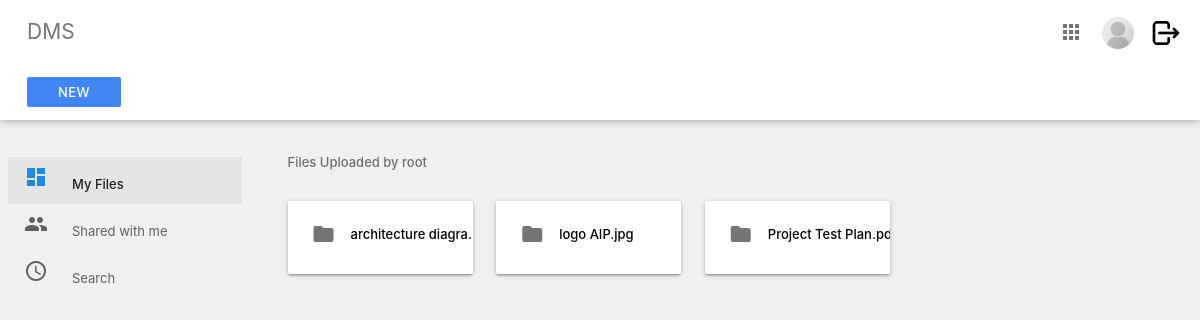
Page /index/ (signed in) on the earlier database version.
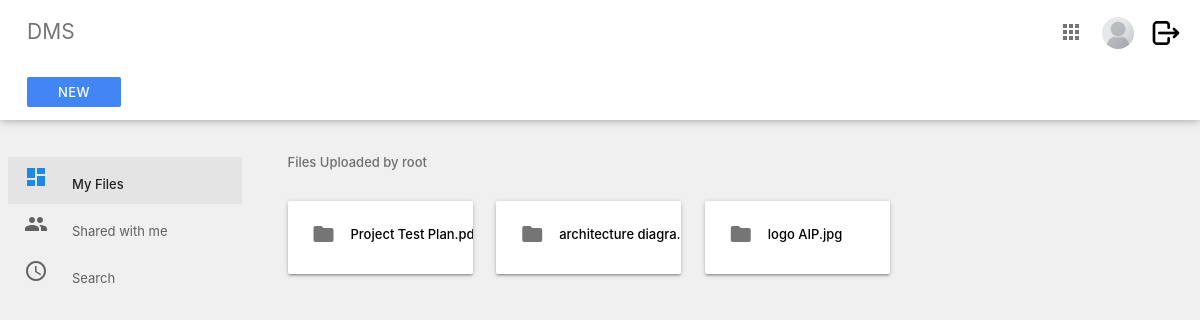
Same page on the later database version.
### Users/models.py (models this page shows, shortened)
class UserInfo(models.Model):
    groupchoices = models.TextChoices('groupchoices', 'management accounting sales tech restricted')
    user = models.OneToOneField(User,
                                on_delete=models.CASCADE,
                                null=True,
                                blank=True)
    name = models.CharField(max_length=200, null=True)
    email = models.EmailField(max_length=200,null=True)
    image = models.ImageField(null=True, upload_to='profile_pics/', blank=True)
    active = models.BooleanField(default=True)
    priv_level = models.IntegerField(default=3)
    group = models.CharField(max_length=100,
                             default='restricted',
                             choices=groupchoices.choices)
    remarks = models.CharField(max_length=200, null=True, blank=True)
    @property
    def imageURL(self):
        try:
            url = self.image.url
        except:
            url = '/media/placeholder.png'
        return url

### System/models.py (models this page shows, shortened)
class Version_control(models.Model):
    groupchoices = models.TextChoices('groupchoices', 'management all accounting sales tech')
    name = models.CharField(max_length=100)
    file = models.FileField(upload_to='files/version/')
    org_name = models.CharField(max_length=100, blank=True, null=True)
    extension = models.CharField(max_length=10, blank=True, null=True)
    version = models.IntegerField(default='2')
    prev_version = models.ForeignKey(Files, on_delete=models.SET_NULL, null=True, blank=True)
    pre_ver_control = models.ForeignKey('self', on_delete=models.SET_NULL, null=True, blank=True)
    group = models.CharField(max_length=100,
                             default='all',
                             choices=groupchoices.choices)
    uploaded_by = models.ForeignKey(User, on_delete=models.SET_NULL, null=True, blank=True)
    created_at = models.DateTimeField(auto_now_add=True)
    new_version = models.BooleanField(default=False)
    file_content = models.TextField(blank=True, null=True)
    @property
    def fileURL(self):
        try:
            url = self.file.url
        except:
            url = None
        return url

class Files(models.Model):
    groupchoices = models.TextChoices('groupchoices', 'management all accounting sales tech')
    name = models.CharField(max_length=100)
    org_name = models.CharField(max_length=100, blank=True, null=True)
    extension = models.CharField(max_length=10, blank=True, null=True)
    file = models.FileField(upload_to='files/')
    group = models.CharField(max_length=100,
                             default='all',
                             choices=groupchoices.choices)
    uploaded_by = models.ForeignKey(User, on_delete=models.SET_NULL, null=True, blank=True)
    version = models.IntegerField(default='1')
    active = models.BooleanField(default=True)
    created_at = models.DateTimeField(auto_now_add=True)
    new_version = models.BooleanField(default=False)
    file_content = models.TextField(blank=True, null=True)
    @property
    def fileURL(self):
        try:
            url = self.file.url
        except:
            url = None
        return url

### System/views.py (the view)
# urls.py: path('index/', include("System.urls")),
@login_required(login_url='login')
def index(request):
    if not check_user_status(request):
        messages.error(request, 'Your account is not active. Please contact admin to activate your account.')
        return redirect('logout')
    user = UserInfo.objects.get(user=request.user)
    files = Files.objects.filter(uploaded_by=request.user, new_version=False)
    new_ver = Version_control.objects.filter(uploaded_by=request.user, new_version=False)
    context = {'index':'index','user':user}
    if new_ver.count() > 0:
        context = {'data1': new_ver, 'index':'index', 'user':user}
    if files.count() > 0:
        context = {'data': files, 'index':'index', 'user':user}
    if new_ver.count() > 0 and files.count() > 0:
         context = {'data': files, 'data1':new_ver, 'index':'index', 'user':user}
    return render(request, 'dms/index.html', context)

### System/utils.py (called while the page is built)
def check_user_status(request):
    user = UserInfo.objects.get(user=request.user)
    if user.active == True:
        return True
    else:
        return False

### template/dms/index.html (shortened to what this page needs)
{% extends  'dms/section/main.html'%}
{% load static %}
{% block content %}
    <div class="main">
      <div class="container-fluid">
        <p class="subheader">Files Uploaded by {{request.user}} </p>
        {% if data %}
        {% for d in data %}
        <div class="card-panel folder">
          <a href="{% url 'view' pk=d.id type='file' %}">
            <i class=" material-icons left">folder</i>
          </a>
          <div class="tooltip"><a href="{{d.fileURL}}" style="text-decoration: none;color: black; overflow: hidden;" onMouseOver="this.style.color='blue'"
            onMouseOut="this.style.color='black'"><div class="short">{{d.org_name}}.{{d.extension}}</div>
           </a> <span class="tooltiptext">Version : {{d.version}}</span>
          </div>
        </div>
        {%endfor%}
        {%endif%}
        {% if data1 %}
        {% for d in data1 %}
        <div class="card-panel folder">
          <a href="{% url 'view' pk=d.prev_version.id type='version' %}" >
            <i class=" material-icons left">folder</i>
          </a>
          <div class="tooltip"><a href="{{d.fileURL}}" style="text-decoration: none;color: black; overflow: hidden;" onMouseOver="this.style.color='blue'"
            onMouseOut="this.style.color='black'"><div class="short">{{d.org_name}}.{{d.extension}}</div>
           </a> <span class="tooltiptext">Version : {{d.version}}</span>
          </div>
        </div>
        {%endfor%}
        {%endif%}
      </div>
    </div>
    {% endblock %}

### template/dms/section/main.html (shortened to what this page needs)
{% load static %}
<!DOCTYPE html>
<html lang="en">
  <head>
    <link
      rel="stylesheet"
      href="https://cdnjs.cloudflare.com/ajax/libs/materialize/1.0.0/css/materialize.min.css"
    />
    <link rel="stylesheet" href="{% static 'css/main.css' %}" />
  </head>
  <body>
    {% include 'dms/section/nav.html' %}
    {% block content %}
    {% endblock %}
  </body>
  {% include 'dms/section/footer.html' %}

### template/dms/section/nav.html (shortened to what this page needs)
{%load static%}
<div class="navbar-fixed">
    <nav class="nav-extended white">
      <div class="nav-wrapper white">
        <ul>
          <li>
            <a href="{% url 'index' %}" class="title grey-text text-darken-1"
              >DMS</a
            >
          </li>
        </ul>
        <ul class="right">
          {%if request.user.is_staff%}
          <li>
            <a href="{% url 'admin:index' %}"
              ><i class="material-icons grey-text text-darken-1">apps</i></a
            >
          </li>
          {%endif%}
          <li>
            <a href="{% url 'edit'%}"
              ><img src="{{ user.imageURL }}" alt="profile pic" class="circle" style="height: 32px;
              width: 32px;"
            /></a>
          </li>
          <li>
            <a href="{% url 'logout'%}"
              ><img src="{% static 'media/logout.png'%}" alt="profile pic" class="circle" style="height: 32px;
              width: 32px;"
            /></a>
          </li>
        </ul>
      </div>
      <div class="nav-wrapper nav-2">
        <ul>
          {% if user.group != "restricted" %}
          <li>
            <a
              href="{% url 'upload' %}"
              class="waves-effect waves-light btn btn-flat white-text"
              >New</a
            >
          </li>
          {% endif %}
        </ul>
      </div>
    </nav>
  </div>
  <ul class="side-nav fixed floating transparent z-depth-0">
    <li {% if index %}class="active" {%endif%}>
      <a href="{% url 'index' %}"
        ><i class="material-icons blue-text text-darken-1">dashboard</i>My
        Files{{active}}</a
      >
    </li>
    {% if user.group == "restricted" %}
    <li>
      <a><i class="material-icons">people</i>Shared with me</a>
    </li>
    <li>
      <a><i class="material-icons">access_time</i>Search</a>
    </li>
    {%else%}
    <li {% if shared %}class="active" {%endif%}>
      <a href="{% url 'shared' %}"><i class="material-icons">people</i>Shared with me</a>
    </li>
    <li {% if search %}class="active" {%endif%}>
      <a href="{%url 'search'%}"><i class="material-icons">access_time</i>Search</a>
    </li>
    {%endif%}
  </ul>

### template/dms/section/footer.html (shortened to what this page needs)
{% load static %}
</html>

### static/css/main.css (style rules this page uses)
body { background-color: #f0f0f0; font-size: 13px; }
.container-fluid { padding: 1rem 2.5rem; margin: auto; }
.main { position: absolute; width: calc(100% - 250px); top: 125px; margin-left: 250px; }
.subheader { color: rgba(0, 0, 0, 0.54); font-weight: 500; }
nav { box-shadow: 0 1px 8px rgba(0, 0, 0, 0.3); }
nav ul li { text-align: center; }
nav ul.right { padding-right: 12px; }
nav ul.right li { max-width: 48px; }
nav ul a { padding-right: 0 12px; }
nav ul a img { height: 32px; width: 32px; vertical-align: middle; margin-left: -5px; }
.nav-wrapper { padding-left: 12px; }
.nav-wrapper .title { font-size: 1.4rem; }
.nav-wrapper .btn-flat { background-color: #4285f4 !important; font-size: 13px; font-weight: 500; height: 30px; line-height: 30px; width: 94px; }
.nav-2, .nav-2 i { height: 56px !important; line-height: 56px !important; min-height: 56px !important; }
.side-nav.floating { width: 250px; padding: 85px 8px 0 !important; height: calc(100% - 130px); left: initial; right: initial; top: 125px; transform: initial; z-index: auto; margin: 0.5rem 0 1rem 0; border-radius: 2px; background: transparent; box-shadow: none; }
.side-nav .active { background-color: rgba(0, 0, 0, 0.05); }
.side-nav .active a { color: #212121; font-weight: 500; }
.side-nav li a, .side-nav li a i.material-icons { height: 40px; line-height: 40px; }
.side-nav li a i.material-icons { margin-right: 24px; }
.side-nav li a { padding: 0 16px; font-weight: normal; font-size: 13px; color: #616161; }
.folder { width: 185px; display: inline-block; margin: 15px 20px 15px 0; font-weight: 500; overflow: hidden; text-overflow: ellipsis; white-space: nowrap; }
.folder i { color: rgba(0, 0, 0, 0.54); margin-top: -3px; }

### template/dms/index.html (style rules this page uses)
.tooltip { position: relative; display: inline-block; }
.short { overflow: hidden; white-space: nowrap; text-overflow: ellipsis; width: 130px; }

Differences in the rows shown:
removed Version_control: org_name "Project Test P…"
added Files: org_name "Project Test P…"
